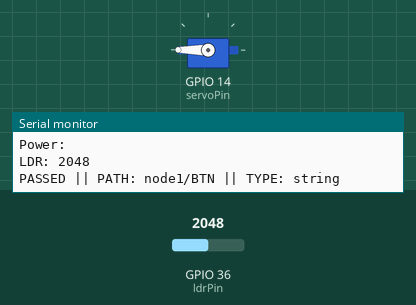
Recording of a sketch running on a simulated ESP32. Shown: servo, the last lines printed to the serial monitor. Inputs (shaded band) come from the test bench; at power-on: GPIO 36 (ldrPin) = 2048. WiFi joins after 1.5 s; servers stay silent unless stated; the Firebase database answers and starts empty.

Above: at 2.7 s.
2.8 s: GPIO 36 (ldrPin) set to 1056
5.6 s: GPIO 36 (ldrPin) set to 946
At 7.7 s:
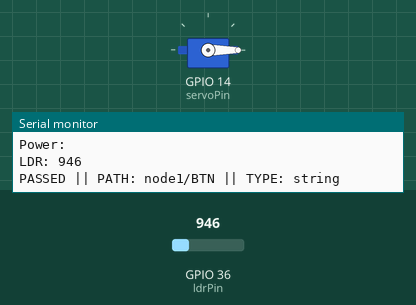
8.1 s: GPIO 36 (ldrPin) set to 1040
At 9.9 s:
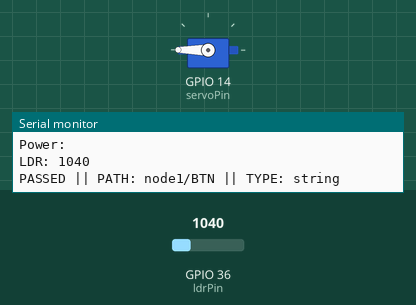
10.2 s: GPIO 36 (ldrPin) set to 960
At 12.2 s:
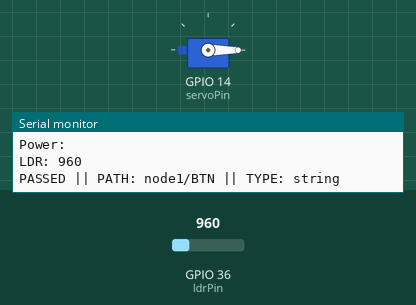
Timing chart, 0 to 13.4 s (numbered marks = the images above; inputs shaded):
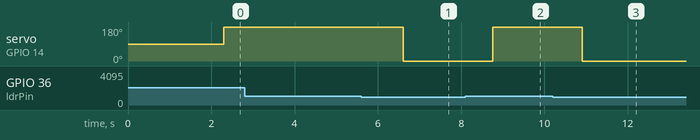

The sketch:

mpfirebase.ino
```cpp
#include <WiFi.h>
#include <ESP32Servo.h>
#include <FirebaseESP32.h>

#define FIREBASE_HOST "https://miniprojectfirebase71190-8942f-default-rtdb.firebaseio.com/"
#define FIREBASE_AUTH "fOvcv4eaFszRLGXFHqmGcvugQpTCosZrGzpOxsCZ"
#define servoPin 14
#define ldrPin 36

Servo Servo1;

//Provide the RTDB payload printing info and other helper functions.
#include <addons/RTDBHelper.h>

/* 1. Define the WiFi credentials */
#define WIFI_SSID "Dua Bersaudara"
#define WIFI_PASSWORD "TanyaOrang2B"

/* 2. If work with RTDB, define the RTDB URL and database secret */
#define DATABASE_HOST "https://miniprojectfirebase71190-8942f-default-rtdb.firebaseio.com/" //<databaseName>.firebaseio.com or <databaseName>.<region>.firebasedatabase.app
#define DATABASE_AUTH "fOvcv4eaFszRLGXFHqmGcvugQpTCosZrGzpOxsCZ"

/* 3. Define the Firebase Data object */
FirebaseData fbdo;

/* 4, Define the FirebaseAuth data for authentication data */
FirebaseAuth auth;

/* Define the FirebaseConfig data for config data */
FirebaseConfig config;

unsigned long dataMillis = 0;

void setup()
{
    Serial.begin(115200);

    WiFi.begin(WIFI_SSID, WIFI_PASSWORD);
    Serial.print("Connecting to Wi-Fi");
    while (WiFi.status() != WL_CONNECTED)
    {
        Serial.print(".");
        delay(300);
    }
    Serial.println();
    Serial.print("Connected with IP: ");
    Serial.println(WiFi.localIP());
    Serial.println();

    Serial.printf("Firebase Client v%s\n\n", FIREBASE_CLIENT_VERSION);

    /* Assign the certificate file (optional) */
    //config.cert.file = "/cert.cer";
    //config.cert.file_storage = StorageType::FLASH;

    /* Assign the database URL and database secret(required) */
    config.database_url = DATABASE_HOST;
    config.signer.tokens.legacy_token = DATABASE_AUTH;

    Firebase.reconnectWiFi(true);

    /* Initialize the library with the Firebase authen and config */
    Firebase.begin(&config, &auth);

    //Or use legacy authenticate method
    //Firebase.begin(DATABASE_URL, DATABASE_SECRET);

    // Servo
    Servo1.attach(servoPin);

}

void loop()
{
  String power;
  String on = "ON";
  if (millis() - dataMillis > 2000)
  {
      Firebase.getString(fbdo,"node1/BTN");
      power = fbdo.stringData();
      dataMillis = millis();
      Serial.print("Power: ");
      Serial.print(power);
      Serial.println();
      int analogValue = analogRead(ldrPin);
      Serial.print("LDR: ");
      Serial.print(analogValue);
      Serial.println();
      if (Firebase.setFloat(fbdo, "node1/LDR", analogValue))
      {
        Serial.print("PASSED");
        Serial.print(" || PATH: " + fbdo.dataPath());
        Serial.print(" || TYPE: " + fbdo.dataType());
        Serial.println();
      }
      else
      {
        Serial.print("FAILED");
        Serial.print(" || REASON: " + fbdo.errorReason());
        Serial.println();
      }
      if(analogValue < 1000){
        Servo1.write(0);
      } else {
        Servo1.write(180);
      }
      delay(100);
  }
}
```

Measured:
- the behaviour switches between 1000 and 999 on GPIO 36 (ldrPin) (found by bisection; images 0 and 1)
- after the input at 5.6 s, servo on GPIO 14 (servoPin): 180° → 0° after 1.0 s
- after the input at 8.1 s, servo on GPIO 14 (servoPin): 0° → 180° after 0.66 s
- after the input at 10.2 s, servo on GPIO 14 (servoPin): 180° → 0° after 0.71 s
